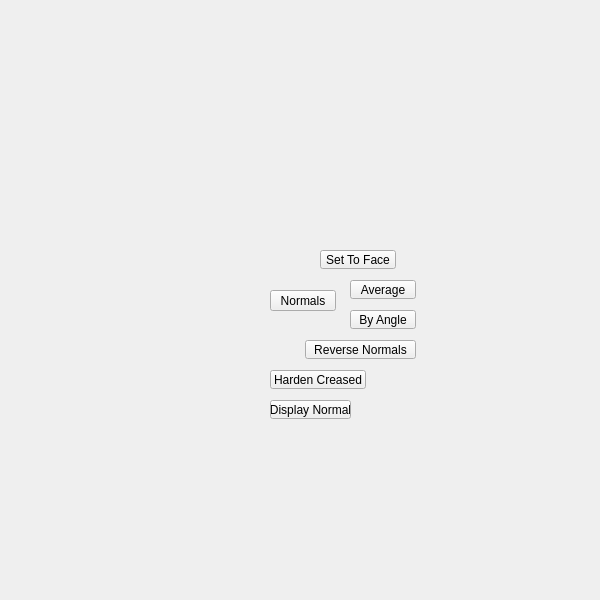
<?xml version="1.0" encoding="UTF-8"?>
<ui version="4.0">
 <class>QtUi</class>
 <widget class="QMainWindow" name="QtUi">
  <property name="enabled">
   <bool>true</bool>
  </property>
  <property name="geometry">
   <rect>
    <x>0</x>
    <y>0</y>
    <width>600</width>
    <height>600</height>
   </rect>
  </property>
  <property name="sizePolicy">
   <sizepolicy hsizetype="Ignored" vsizetype="Ignored">
    <horstretch>0</horstretch>
    <verstretch>0</verstretch>
   </sizepolicy>
  </property>
  <property name="minimumSize">
   <size>
    <width>0</width>
    <height>0</height>
   </size>
  </property>
  <property name="maximumSize">
   <size>
    <width>600</width>
    <height>600</height>
   </size>
  </property>
  <property name="cursor">
   <cursorShape>ArrowCursor</cursorShape>
  </property>
  <property name="windowTitle">
   <string>Toolkit</string>
  </property>
  <property name="whatsThis">
   <string>main</string>
  </property>
  <property name="toolButtonStyle">
   <enum>Qt::ToolButtonIconOnly</enum>
  </property>
  <property name="tabShape">
   <enum>QTabWidget::Triangular</enum>
  </property>
  <property name="dockNestingEnabled">
   <bool>true</bool>
  </property>
  <property name="dockOptions">
   <set>QMainWindow::AllowNestedDocks|QMainWindow::AllowTabbedDocks|QMainWindow::AnimatedDocks|QMainWindow::ForceTabbedDocks</set>
  </property>
  <widget class="QWidget" name="mainWindow">
   <property name="sizePolicy">
    <sizepolicy hsizetype="Ignored" vsizetype="Ignored">
     <horstretch>0</horstretch>
     <verstretch>0</verstretch>
    </sizepolicy>
   </property>
   <widget class="QPushButton" name="i005">
    <property name="geometry">
     <rect>
      <x>270</x>
      <y>290</y>
      <width>66</width>
      <height>21</height>
     </rect>
    </property>
    <property name="minimumSize">
     <size>
      <width>0</width>
      <height>21</height>
     </size>
    </property>
    <property name="maximumSize">
     <size>
      <width>16777215</width>
      <height>21</height>
     </size>
    </property>
    <property name="whatsThis">
     <string>normals</string>
    </property>
    <property name="text">
     <string>Normals</string>
    </property>
   </widget>
   <widget class="QPushButton" name="b007">
    <property name="enabled">
     <bool>true</bool>
    </property>
    <property name="geometry">
     <rect>
      <x>350</x>
      <y>280</y>
      <width>66</width>
      <height>19</height>
     </rect>
    </property>
    <property name="maximumSize">
     <size>
      <width>111</width>
      <height>19</height>
     </size>
    </property>
    <property name="toolTip">
     <string>Average Edge Normals</string>
    </property>
    <property name="text">
     <string>Average</string>
    </property>
    <property name="iconSize">
     <size>
      <width>18</width>
      <height>18</height>
     </size>
    </property>
   </widget>
   <widget class="QPushButton" name="b008">
    <property name="enabled">
     <bool>true</bool>
    </property>
    <property name="geometry">
     <rect>
      <x>270</x>
      <y>370</y>
      <width>96</width>
      <height>19</height>
     </rect>
    </property>
    <property name="maximumSize">
     <size>
      <width>111</width>
      <height>19</height>
     </size>
    </property>
    <property name="toolTip">
     <string>Harden all creased edges on the selected object.</string>
    </property>
    <property name="text">
     <string>Harden Creased</string>
    </property>
    <property name="iconSize">
     <size>
      <width>18</width>
      <height>18</height>
     </size>
    </property>
   </widget>
   <widget class="QPushButton" name="b004">
    <property name="enabled">
     <bool>true</bool>
    </property>
    <property name="geometry">
     <rect>
      <x>350</x>
      <y>310</y>
      <width>66</width>
      <height>19</height>
     </rect>
    </property>
    <property name="maximumSize">
     <size>
      <width>111</width>
      <height>19</height>
     </size>
    </property>
    <property name="toolTip">
     <string>Set normal angle</string>
    </property>
    <property name="text">
     <string>By Angle</string>
    </property>
    <property name="iconSize">
     <size>
      <width>18</width>
      <height>18</height>
     </size>
    </property>
   </widget>
   <widget class="QPushButton" name="b010">
    <property name="enabled">
     <bool>true</bool>
    </property>
    <property name="geometry">
     <rect>
      <x>305</x>
      <y>340</y>
      <width>111</width>
      <height>19</height>
     </rect>
    </property>
    <property name="maximumSize">
     <size>
      <width>111</width>
      <height>19</height>
     </size>
    </property>
    <property name="toolTip">
     <string>Reverse Selected Normals</string>
    </property>
    <property name="text">
     <string>Reverse Normals</string>
    </property>
    <property name="iconSize">
     <size>
      <width>18</width>
      <height>18</height>
     </size>
    </property>
   </widget>
   <widget class="QPushButton" name="b000">
    <property name="enabled">
     <bool>true</bool>
    </property>
    <property name="geometry">
     <rect>
      <x>270</x>
      <y>400</y>
      <width>81</width>
      <height>19</height>
     </rect>
    </property>
    <property name="maximumSize">
     <size>
      <width>111</width>
      <height>19</height>
     </size>
    </property>
    <property name="toolTip">
     <string>Display face normals</string>
    </property>
    <property name="text">
     <string>Display Normal</string>
    </property>
    <property name="iconSize">
     <size>
      <width>18</width>
      <height>18</height>
     </size>
    </property>
   </widget>
   <widget class="QPushButton" name="b006">
    <property name="enabled">
     <bool>true</bool>
    </property>
    <property name="geometry">
     <rect>
      <x>320</x>
      <y>250</y>
      <width>76</width>
      <height>19</height>
     </rect>
    </property>
    <property name="maximumSize">
     <size>
      <width>111</width>
      <height>19</height>
     </size>
    </property>
    <property name="toolTip">
     <string>Set Normals to face</string>
    </property>
    <property name="text">
     <string>Set To Face</string>
    </property>
    <property name="iconSize">
     <size>
      <width>18</width>
      <height>18</height>
     </size>
    </property>
   </widget>
  </widget>
 </widget>
 <resources/>
 <connections/>
 <designerdata>
  <property name="gridDeltaX">
   <number>5</number>
  </property>
  <property name="gridDeltaY">
   <number>10</number>
  </property>
  <property name="gridSnapX">
   <bool>true</bool>
  </property>
  <property name="gridSnapY">
   <bool>true</bool>
  </property>
  <property name="gridVisible">
   <bool>true</bool>
  </property>
 </designerdata>
</ui>
